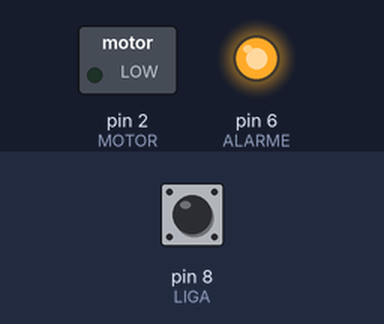
A sketch run on a simulated Arduino Uno, built with avr-gcc and run on an emulated ATmega328P. Parts: switched loads named in the sketch (green lamp = pin HIGH), output pins drawn as LEDs (lit = HIGH). The inputs (shaded band) are chosen by the test bench; at power-on: pin 8 (LIGA) HIGH.

Above: at 0.1 s.
Timing chart, 0 to 1.6 s (numbered marks = the images above):
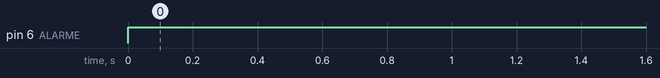

Measured:
- by itself, pin 6 (ALARME): LOW → HIGH at 0.00 s

The sketch:

Exercicio2_Relatorio1.ino
```cpp
// Definição das constantes
#define MOTOR (1 << PD2)
#define LIGA (1 << PB0)
#define DESLIGA (1 << PB1)
#define ALARME (1 << PD6)
#define SENSOR (1 << PB3)

int main(void)
{
  // Configurar a direção dos pinos
  DDRD = MOTOR | ALARME; // PD0 declarado como saída
  PORTC = DESLIGA | LIGA;

  // Desliga as saídas que precisam iniciar desligadas
  PORTD &= ~(MOTOR | ALARME);

  // Super Loop
  while (1)
  {
	// Verifica se o botão LIGA foi pressionado e se o sensor não está acionado
    if ((!(PINB & LIGA == LIGA)) && (PINB & SENSOR == 0))
    {
      PORTD &= ~ALARME; // desativando o alarme
      PORTD |= MOTOR; // ativando o motor
     _delay_ms(100); // delay para evitar bouncing
    }
    // Verifica se o botão DESLIGA foi pressionado
    if (!(PINB & DESLIGA == DESLIGA))
    {
      PORTD &= ~MOTOR; // desativando o motor
     _delay_ms(100); // delay para evitar bouncing
    }
    // Verifica se o SENSOR foi acionado
    if(PINB & SENSOR == SENSOR)
    {
      PORTD &= ~MOTOR; // desativando o motor
      PORTD |= ALARME; // ativando o alarme
      _delay_ms(100); // delay para evitar bouncing
    }
  }
}
```
